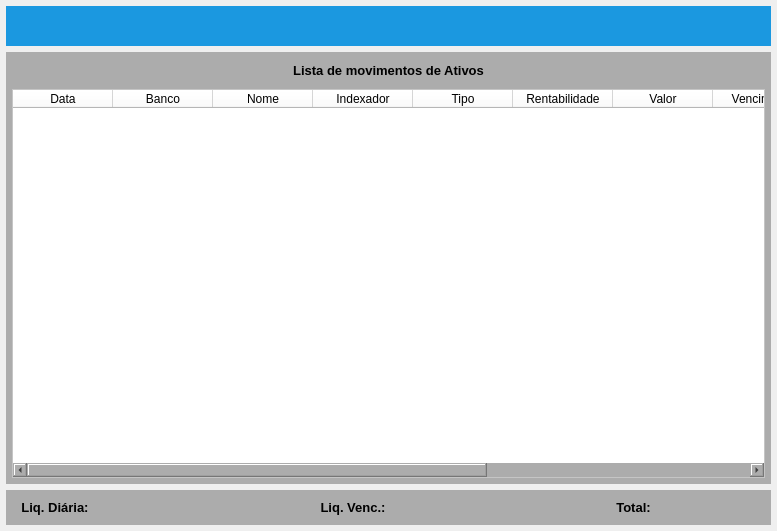
<?xml version="1.0" encoding="UTF-8"?>
<ui version="4.0">
 <class>MainWindow</class>
 <widget class="QMainWindow" name="MainWindow">
  <property name="geometry">
   <rect>
    <x>0</x>
    <y>0</y>
    <width>777</width>
    <height>531</height>
   </rect>
  </property>
  <property name="windowTitle">
   <string>Movimentação Ativos</string>
  </property>
  <widget class="QWidget" name="centralwidget">
   <layout class="QVBoxLayout" name="verticalLayout">
    <property name="leftMargin">
     <number>6</number>
    </property>
    <property name="topMargin">
     <number>6</number>
    </property>
    <property name="rightMargin">
     <number>6</number>
    </property>
    <property name="bottomMargin">
     <number>6</number>
    </property>
    <item>
     <widget class="QWidget" name="widget_5" native="true">
      <property name="minimumSize">
       <size>
        <width>0</width>
        <height>40</height>
       </size>
      </property>
      <property name="maximumSize">
       <size>
        <width>16777215</width>
        <height>40</height>
       </size>
      </property>
      <property name="styleSheet">
       <string notr="true">background-color: rgb(27, 152, 224);</string>
      </property>
      <layout class="QHBoxLayout" name="horizontalLayout_3">
       <property name="spacing">
        <number>5</number>
       </property>
       <property name="leftMargin">
        <number>5</number>
       </property>
       <property name="topMargin">
        <number>5</number>
       </property>
       <property name="rightMargin">
        <number>5</number>
       </property>
       <property name="bottomMargin">
        <number>5</number>
       </property>
       <item>
        <widget class="QLabel" name="label">
         <property name="text">
          <string/>
         </property>
        </widget>
       </item>
      </layout>
     </widget>
    </item>
    <item>
     <widget class="QWidget" name="widget_2" native="true">
      <layout class="QHBoxLayout" name="horizontalLayout_4">
       <property name="leftMargin">
        <number>0</number>
       </property>
       <property name="topMargin">
        <number>0</number>
       </property>
       <property name="rightMargin">
        <number>0</number>
       </property>
       <property name="bottomMargin">
        <number>0</number>
       </property>
       <item>
        <widget class="QWidget" name="widget_4" native="true">
         <property name="minimumSize">
          <size>
           <width>0</width>
           <height>0</height>
          </size>
         </property>
         <property name="styleSheet">
          <string notr="true">background-color: rgb(172, 172, 172);</string>
         </property>
         <layout class="QVBoxLayout" name="verticalLayout_2">
          <property name="spacing">
           <number>6</number>
          </property>
          <property name="leftMargin">
           <number>6</number>
          </property>
          <property name="topMargin">
           <number>6</number>
          </property>
          <property name="rightMargin">
           <number>6</number>
          </property>
          <property name="bottomMargin">
           <number>6</number>
          </property>
          <item>
           <widget class="QLabel" name="label_5">
            <property name="minimumSize">
             <size>
              <width>0</width>
              <height>0</height>
             </size>
            </property>
            <property name="maximumSize">
             <size>
              <width>16777215</width>
              <height>25</height>
             </size>
            </property>
            <property name="font">
             <font>
              <pointsize>10</pointsize>
              <weight>75</weight>
              <bold>true</bold>
             </font>
            </property>
            <property name="text">
             <string>Lista de movimentos de Ativos</string>
            </property>
            <property name="alignment">
             <set>Qt::AlignCenter</set>
            </property>
           </widget>
          </item>
          <item>
           <widget class="QTableWidget" name="table_Lista">
            <property name="sizePolicy">
             <sizepolicy hsizetype="Preferred" vsizetype="Preferred">
              <horstretch>0</horstretch>
              <verstretch>0</verstretch>
             </sizepolicy>
            </property>
            <property name="font">
             <font>
              <pointsize>8</pointsize>
             </font>
            </property>
            <property name="styleSheet">
             <string notr="true">background-color: rgb(255, 255, 255);</string>
            </property>
            <column>
             <property name="text">
              <string>Data</string>
             </property>
            </column>
            <column>
             <property name="text">
              <string>Banco</string>
             </property>
            </column>
            <column>
             <property name="text">
              <string>Nome</string>
             </property>
            </column>
            <column>
             <property name="text">
              <string>Indexador</string>
             </property>
            </column>
            <column>
             <property name="text">
              <string>Tipo</string>
             </property>
            </column>
            <column>
             <property name="text">
              <string>Rentabilidade</string>
             </property>
            </column>
            <column>
             <property name="text">
              <string>Valor</string>
             </property>
            </column>
            <column>
             <property name="text">
              <string>Vencimento</string>
             </property>
            </column>
            <column>
             <property name="text">
              <string>Saldo</string>
             </property>
            </column>
            <column>
             <property name="text">
              <string>Liquidez</string>
             </property>
            </column>
            <column>
             <property name="text">
              <string>Status</string>
             </property>
            </column>
           </widget>
          </item>
         </layout>
        </widget>
       </item>
      </layout>
     </widget>
    </item>
    <item>
     <widget class="QWidget" name="widget_6" native="true">
      <property name="minimumSize">
       <size>
        <width>0</width>
        <height>35</height>
       </size>
      </property>
      <property name="maximumSize">
       <size>
        <width>16777215</width>
        <height>35</height>
       </size>
      </property>
      <property name="styleSheet">
       <string notr="true">background-color: rgb(172, 172, 172);</string>
      </property>
      <layout class="QHBoxLayout" name="horizontalLayout">
       <item>
        <widget class="QLabel" name="label_7">
         <property name="minimumSize">
          <size>
           <width>80</width>
           <height>0</height>
          </size>
         </property>
         <property name="maximumSize">
          <size>
           <width>80</width>
           <height>25</height>
          </size>
         </property>
         <property name="font">
          <font>
           <pointsize>10</pointsize>
           <weight>75</weight>
           <bold>true</bold>
          </font>
         </property>
         <property name="text">
          <string>Liq. Diária:</string>
         </property>
         <property name="alignment">
          <set>Qt::AlignCenter</set>
         </property>
        </widget>
       </item>
       <item>
        <widget class="QLabel" name="label_Diaria">
         <property name="minimumSize">
          <size>
           <width>100</width>
           <height>0</height>
          </size>
         </property>
         <property name="maximumSize">
          <size>
           <width>100</width>
           <height>25</height>
          </size>
         </property>
         <property name="font">
          <font>
           <pointsize>10</pointsize>
           <weight>75</weight>
           <bold>true</bold>
          </font>
         </property>
         <property name="text">
          <string/>
         </property>
         <property name="alignment">
          <set>Qt::AlignCenter</set>
         </property>
        </widget>
       </item>
       <item>
        <widget class="QLabel" name="label_2">
         <property name="text">
          <string/>
         </property>
        </widget>
       </item>
       <item>
        <widget class="QLabel" name="label_8">
         <property name="minimumSize">
          <size>
           <width>80</width>
           <height>0</height>
          </size>
         </property>
         <property name="maximumSize">
          <size>
           <width>80</width>
           <height>25</height>
          </size>
         </property>
         <property name="font">
          <font>
           <pointsize>10</pointsize>
           <weight>75</weight>
           <bold>true</bold>
          </font>
         </property>
         <property name="text">
          <string>Liq. Venc.:</string>
         </property>
         <property name="alignment">
          <set>Qt::AlignCenter</set>
         </property>
        </widget>
       </item>
       <item>
        <widget class="QLabel" name="label_Vencimento">
         <property name="minimumSize">
          <size>
           <width>100</width>
           <height>0</height>
          </size>
         </property>
         <property name="maximumSize">
          <size>
           <width>100</width>
           <height>25</height>
          </size>
         </property>
         <property name="font">
          <font>
           <pointsize>10</pointsize>
           <weight>75</weight>
           <bold>true</bold>
          </font>
         </property>
         <property name="text">
          <string/>
         </property>
         <property name="alignment">
          <set>Qt::AlignCenter</set>
         </property>
        </widget>
       </item>
       <item>
        <widget class="QLabel" name="label_3">
         <property name="text">
          <string/>
         </property>
        </widget>
       </item>
       <item>
        <widget class="QLabel" name="label_6">
         <property name="minimumSize">
          <size>
           <width>45</width>
           <height>0</height>
          </size>
         </property>
         <property name="maximumSize">
          <size>
           <width>45</width>
           <height>25</height>
          </size>
         </property>
         <property name="font">
          <font>
           <pointsize>10</pointsize>
           <weight>75</weight>
           <bold>true</bold>
          </font>
         </property>
         <property name="text">
          <string>Total:</string>
         </property>
         <property name="alignment">
          <set>Qt::AlignCenter</set>
         </property>
        </widget>
       </item>
       <item>
        <widget class="QLabel" name="label_Total">
         <property name="minimumSize">
          <size>
           <width>100</width>
           <height>0</height>
          </size>
         </property>
         <property name="maximumSize">
          <size>
           <width>100</width>
           <height>25</height>
          </size>
         </property>
         <property name="font">
          <font>
           <pointsize>10</pointsize>
           <weight>75</weight>
           <bold>true</bold>
          </font>
         </property>
         <property name="text">
          <string/>
         </property>
         <property name="alignment">
          <set>Qt::AlignCenter</set>
         </property>
        </widget>
       </item>
      </layout>
     </widget>
    </item>
   </layout>
  </widget>
 </widget>
 <tabstops>
  <tabstop>table_Lista</tabstop>
 </tabstops>
 <resources/>
 <connections/>
</ui>
